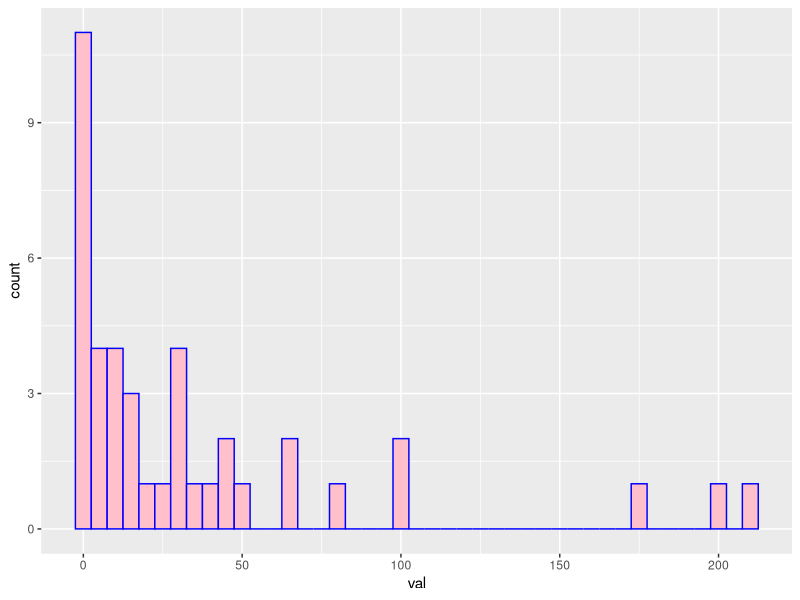

Recreate this plot in R.
## ---- chunk 1
#First, enter the cash data
cash <- c(.05,6,30,0,65,4.75,50,0,100,.17,15,210,2,175,42,65,2,
          200,0,10,0,15,20,30,
          12,0,30,45,7,10,80,12,28,.75,100,33,1,14,5,23,45)
## ---- chunk 2
#To actually USE ggplot, we need to make sure the library is open. 
library(ggplot2)
## ---- chunk 3
#One IMPORTANT note -- ggplot doesn't like dealing with lone vectors... it expects you to pass it a data.frame. All we have to do is save our "cash" vector as a dataframe using our trusty data.frame function.
cashdata <- data.frame(val=cash)

#NOW for the plotting!
histplot <- ggplot(cashdata, aes(x=val)) +  
  geom_histogram(binwidth=5, color="blue", fill="pink") 
#line 32 specifies our dataframe and then the variable we want to plot (look at your dataframe to get the name of your variable, in this case it is "val"). ggplot tells R we're building a plot, and "aes" stands for aesthetics. The beginning of the line will SAVE our plot as "histplot" (remember, you choose the name!)
#line 22 tells R that I want it to plot a histogram (geom_histogram), I want my bin widths to be 5 (you can change this to whatever number you want) and I want my bars to be blue (you can change this) and the bars to be filled in pink (you can change this).

#Q: Now, what if I want to "print" this plot? What would I type next? (scroll down to see the answer)
## ---- chunk 4
histplot
